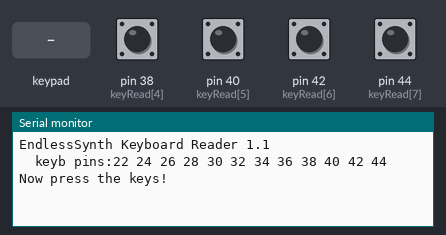
Bench run of a sketch on a simulated Arduino Mega 2560, built with avr-gcc and run on an emulated ATmega2560. Parts: the last lines printed to the serial monitor. Wiring (inferred from the names in the program): 4×4 keypad with keys 1 2 3 A 4 5 6 B 7 8 9 C * 0 # D (labels assumed): rows pin 22, pin 24, pin 26, pin 28; columns pin 30, pin 32, pin 34, pin 36. The test bench sets the inputs (shaded band); at power-on: pin 38 (keyRead[4]), pin 40 (keyRead[5]), pin 42 (keyRead[6]), pin 44 (keyRead[7]) HIGH.

Above: at 1.2 s.
1.3 s: pin 38 (keyRead[4]) pulled LOW for 0.15 s
At 2.6 s:
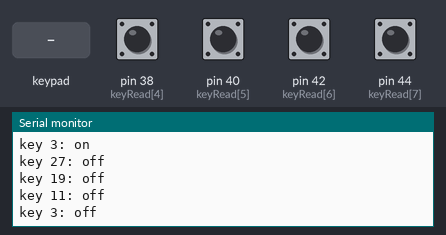
2.9 s: pin 40 (keyRead[5]) pulled LOW for 0.15 s
At 3.03 s:
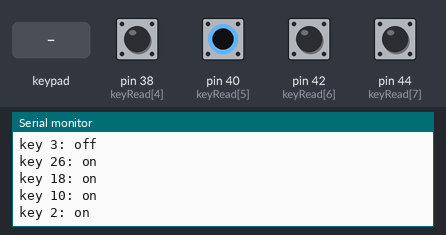
4.5 s: pin 42 (keyRead[6]) pulled LOW for 0.15 s
At 5.0 s:
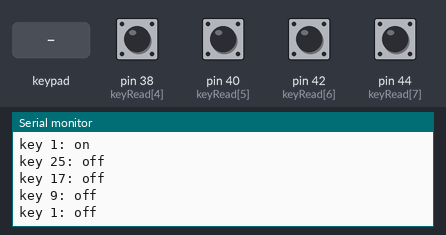
6.1 s: pin 44 (keyRead[7]) pulled LOW for 0.15 s
At 7.4 s:
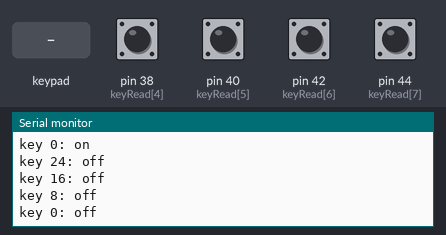
7.7 s: key '1' pressed
At 8.9 s:
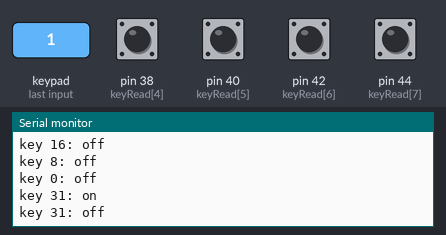
9.2 s: keypad keys 2 2 2 4 2 6 2 8 pressed 0.4 s apart
At 13.4 s:
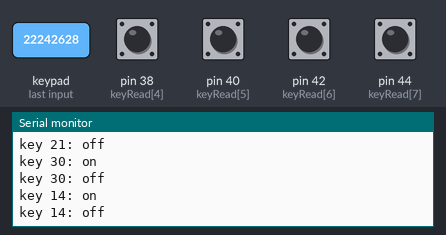
Timing chart, 0 to 14.9 s (numbered marks = the images above; inputs shaded):
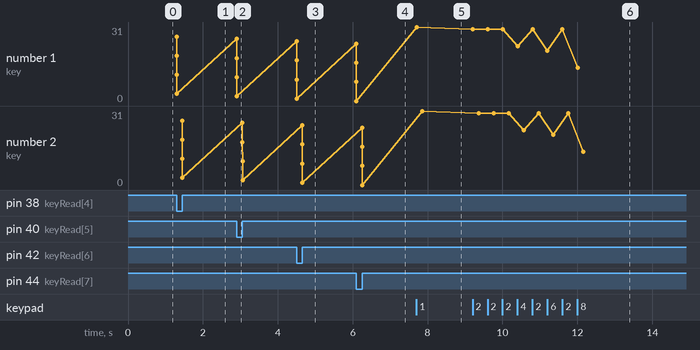

The sketch:

02_SynthKeybReader_Single.ino
```cpp
//EndlessSynth, Toy Piano Keyboard Reader Test

//Device: Arduino Mega
//Connection:
//- 12 pins from Toy Piano to Arduino Mega: 22,24,26,...,44
//Monitor port:
//- baud must be set to 500000!

//pins 0,1,2,3 - choosing keys block,
//pins 4,5,6,7,8,9,10,11 - keys 0..7, 8..15, 16..23, 24..31
//(keys numbers is reverted)
/*NOTE: there is some issue with switching control pins 0,1,2,3:
if for example key 0 and 8 is pressed:
- then if pin 0 and pin 1 will be in opposite state - the result is flowing + to -, short circuit.
  To resolve the problem, we disable current from control pins 0,1,2,3 when not used

The next problem: if we press several keys in one block
and then one key in another block - it will give response of the all keys in the second block!
To resolve it, we need to solder keys separately... or put many diodes.
*/

const byte keyGndN = 4;
const byte keyReadN = 8;
byte keyGnd[keyGndN] = {22,24,26,28};
byte keyRead[keyReadN] = {30,32,34,36,38,40,42,44};

const byte keys = 32;  //number of keys
byte key_state[keys]; //key state - pressed or released
//TODO can store in a bit mask

//---------------------------------------------------------------
void setup() {
  Serial.begin(500000);
  Serial.println("EndlessSynth Keyboard Reader 1.1");
  Serial.print("  keyb pins:");
  for (int i=0; i<keyGndN; i++) {
    Serial.print(keyGnd[i]); Serial.print(" ");
  }
  for (int i=0; i<keyReadN; i++) {
    Serial.print(keyRead[i]); Serial.print(" ");
  }
  Serial.println();
  Serial.println("Now press the keys!");

  //Установка пинов
  for (int i=0; i<keyGndN; i++) {
      pinMode(keyGnd[i], INPUT);  //disable current from control pin, see NOTE above
  }
  for (int i=0; i<keyReadN; i++) {
      pinMode(keyRead[i], INPUT_PULLUP);
  }
}

//---------------------------------------------------------------
void keys_update() {
  //Обновление состояния клавиатуры
  for (byte k=0; k<keyGndN; k++) {
    //put current to block's pin
    pinMode(keyGnd[k], OUTPUT);  //put current
    digitalWrite(keyGnd[k], LOW);

    //небольшая пауза, чтобы пины настроились, говорят, что достаточно 2 мкс, но делаем больше
    delayMicroseconds(10);
    //считываем значения клавиатуры

    //TODO can use ports for reading faster, see 05_ArduinoMegaPortTest
    for (byte i=0; i<keyReadN; i++) {
      byte key = keys - 1 - (i+keyReadN*k); //because of reverted
      byte v = (digitalRead(keyRead[i]) == LOW)?1:0;
      byte &state = key_state[key];
      //клавиша была отпущена или нажата
      if (state != v) {
        Serial.print("key "); Serial.print(key); Serial.print(": ");
        if (v) Serial.println("on");
        else Serial.println("off");
      }
      state = v;
    }

    //disable current, see NOTE above
    pinMode(keyGnd[k], INPUT);
  }

  //тестовая выдача на печать
  //for (int i=0; i<keys; i++) {
  //  Serial.print(key_state[i]);
  //}
  //Serial.println();
}

//---------------------------------------------------------------
void loop() {
  //обновление состояния клавиш
  keys_update();

  delay(10);

}

//---------------------------------------------------------------
```

Measured:
- after the input at 1.3 s, the serial monitor: prints a new line at once (image 1)
- after the input at 2.9 s, the serial monitor: prints a new line at once (image 2)
- after the input at 4.5 s, the serial monitor: prints a new line at once (image 3)
- after the input at 6.1 s, the serial monitor: prints a new line at once (image 4)
- after the input at 7.7 s, the serial monitor: prints a new line at once (image 5)
- after the input at 9.2 s, the serial monitor: prints a new line at once (image 6)
- plotted number 1: 3 → 2 after the input at 2.9 s, 2 → 1 after the input at 4.5 s, 1 → 0 after the input at 6.1 s, 0 → 31 after the input at 7.7 s, 31 → 14 after the input at 9.2 s
- plotted number 2: 3 → 2 after the input at 2.9 s, 2 → 1 after the input at 4.5 s, 1 → 0 after the input at 6.1 s, 0 → 31 after the input at 7.7 s, 31 → 14 after the input at 9.2 s
